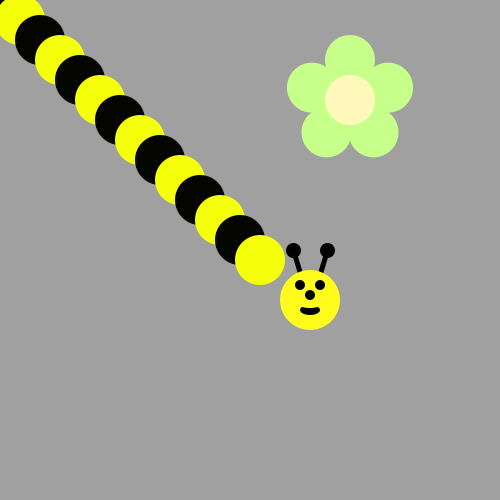
Frame 1 (no input)
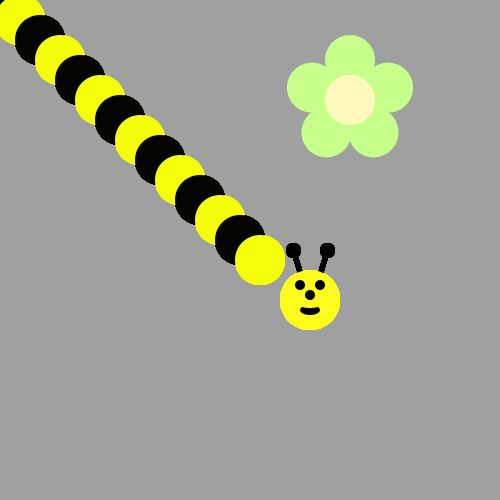
Frame 60 (the mouse pressed at the canvas centre just before this capture)
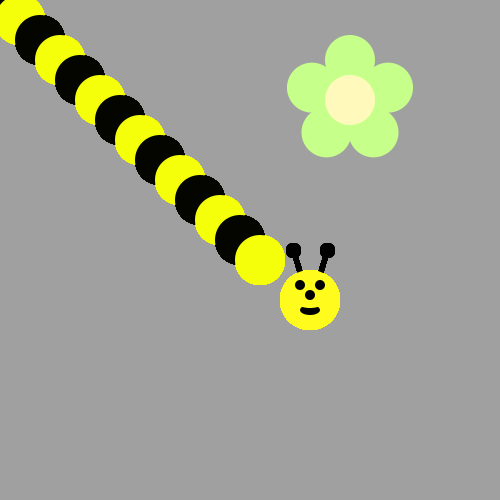
Frame 120 (the mouse held since frame 60 and released just before this capture)

The Processing sketch that drew these frames (run headless with seeded random() and noise(); from frame 60 on, the mouse is pressed at the canvas centre):

// Processing sketch: YEET_BEEZ
// ── YEET_BEEZ.pde
void draw() {
/*Use a loop to make a body for the Bee!
Then put his head on using drawBeeFace(x,y)
Use Modulo to make the colors alternate 
*/
drawBeeFace(310,300);
for (int i = 0; i < 14; i++) {
  if (i%2==0){
  fill(#050500);
  }
  else{

    fill(#F6FF0A);
  }

ellipse(20*i, 20*i, 50, 50);


}




}




void drawFlower(int x, int y) {
     noStroke();
     translate(x, y);
     // draw 5 petals, rotating after each one
     fill(#c6ff89);      // green
      for (int i = 0; i < 5; i++) {
           ellipse(0, -40, 50, 50);
          rotate(radians(72));
     }
     fill(#fff9bb); // light yellow
     ellipse(0, 0, 50, 50);
} 
     void drawBeeFace(int BeeFaceX, int BeeFaceY) {
       
       
     noStroke();
     fill(0, 0, 0);
     stroke(1);
     strokeWeight(5);
     line(BeeFaceX-10, BeeFaceY-27, BeeFaceX-17, BeeFaceY-50);
     line(BeeFaceX+10, BeeFaceY-27, BeeFaceX+17, BeeFaceY-50);
     ellipse(BeeFaceX-17, BeeFaceY-50, 10, 10);
     ellipse(BeeFaceX+17, BeeFaceY-50, 10, 10);
     noStroke();
     fill(255, 251, 28);
     ellipse(BeeFaceX, BeeFaceY, 60, 60); // face
     fill(255, 237, 209);
     fill(0,0,0);
      ellipse(BeeFaceX-10, BeeFaceY-15, 10, 10); // eyes
     ellipse(BeeFaceX+10, BeeFaceY-15, 10, 10);
      ellipse(BeeFaceX, BeeFaceY-5, 10, 10); // nose
      ellipse(BeeFaceX, BeeFaceY+10, 20, 10);// mouth
     fill(255, 251, 28);
     ellipse(BeeFaceX, BeeFaceY+5, 20, 6);
}
     
void setup() {
     ellipseMode(CENTER);
     size(500, 500);
     background(160, 160, 160);
      drawFlower(350, 100);
}
